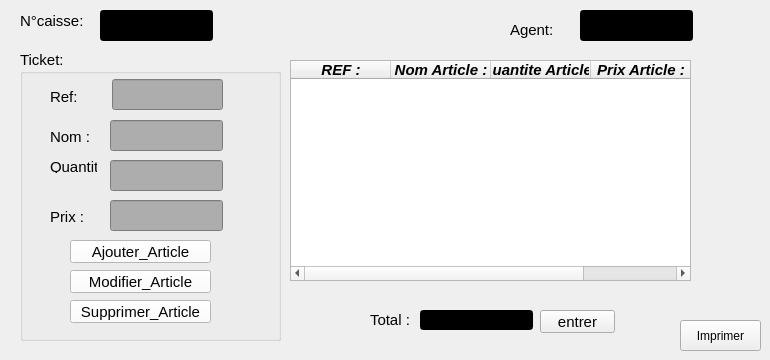
      <widget class="QWidget" name="tab_7">
       <attribute name="title">
        <string>Ajouter</string>
       </attribute>
       <widget class="QGroupBox" name="groupBox">
        <property name="geometry">
         <rect>
          <x>20</x>
          <y>50</y>
          <width>261</width>
          <height>291</height>
         </rect>
        </property>
        <property name="font">
         <font>
          <pointsize>11</pointsize>
          <weight>50</weight>
          <bold>false</bold>
         </font>
        </property>
        <property name="whatsThis">
         <string>&lt;html&gt;&lt;head/&gt;&lt;body&gt;&lt;p align=&quot;center&quot;&gt;&lt;br/&gt;&lt;/p&gt;&lt;/body&gt;&lt;/html&gt;</string>
        </property>
        <property name="autoFillBackground">
         <bool>false</bool>
        </property>
        <property name="styleSheet">
         <string notr="true"/>
        </property>
        <property name="title">
         <string>Ticket:</string>
        </property>
        <widget class="QLabel" name="label_23">
         <property name="geometry">
          <rect>
           <x>30</x>
           <y>40</y>
           <width>47</width>
           <height>13</height>
          </rect>
         </property>
         <property name="font">
          <font>
           <pointsize>11</pointsize>
           <weight>50</weight>
           <bold>false</bold>
          </font>
         </property>
         <property name="text">
          <string>Ref:</string>
         </property>
        </widget>
        <widget class="QLineEdit" name="Ref">
         <property name="geometry">
          <rect>
           <x>92</x>
           <y>29</y>
           <width>111</width>
           <height>31</height>
          </rect>
         </property>
         <property name="font">
          <font>
           <pointsize>11</pointsize>
           <weight>50</weight>
           <bold>false</bold>
          </font>
         </property>
         <property name="styleSheet">
          <string notr="true">background-color: rgb(173, 173, 173);
color: rgb(255, 255, 255);</string>
         </property>
        </widget>
        <widget class="QLabel" name="label_24">
         <property name="geometry">
          <rect>
           <x>30</x>
           <y>80</y>
           <width>47</width>
           <height>13</height>
          </rect>
         </property>
         <property name="font">
          <font>
           <pointsize>11</pointsize>
           <weight>50</weight>
           <bold>false</bold>
          </font>
         </property>
         <property name="text">
          <string>Nom :</string>
         </property>
        </widget>
        <widget class="QLineEdit" name="Nomp">
         <property name="geometry">
          <rect>
           <x>90</x>
           <y>70</y>
           <width>113</width>
           <height>31</height>
          </rect>
         </property>
         <property name="font">
          <font>
           <pointsize>11</pointsize>
           <weight>50</weight>
           <bold>false</bold>
          </font>
         </property>
         <property name="styleSheet">
          <string notr="true">background-color: rgb(173, 173, 173);
color: rgb(255, 255, 255);</string>
         </property>
        </widget>
        <widget class="QLabel" name="label_25">
         <property name="geometry">
          <rect>
           <x>30</x>
           <y>110</y>
           <width>47</width>
           <height>13</height>
          </rect>
         </property>
         <property name="font">
          <font>
           <pointsize>11</pointsize>
           <weight>50</weight>
           <bold>false</bold>
          </font>
         </property>
         <property name="text">
          <string>Quantite:</string>
         </property>
        </widget>
        <widget class="QLineEdit" name="quantite">
         <property name="geometry">
          <rect>
           <x>90</x>
           <y>110</y>
           <width>113</width>
           <height>31</height>
          </rect>
         </property>
         <property name="font">
          <font>
           <pointsize>11</pointsize>
           <weight>50</weight>
           <bold>false</bold>
          </font>
         </property>
         <property name="styleSheet">
          <string notr="true">background-color: rgb(173, 173, 173);
color: rgb(255, 255, 255);</string>
         </property>
        </widget>
        <widget class="QLabel" name="label_26">
         <property name="geometry">
          <rect>
           <x>30</x>
           <y>160</y>
           <width>47</width>
           <height>13</height>
          </rect>
         </property>
         <property name="font">
          <font>
           <pointsize>11</pointsize>
           <weight>50</weight>
           <bold>false</bold>
          </font>
         </property>
         <property name="text">
          <string>Prix :</string>
         </property>
        </widget>
        <widget class="QLineEdit" name="prix">
         <property name="geometry">
          <rect>
           <x>90</x>
           <y>150</y>
           <width>113</width>
           <height>31</height>
          </rect>
         </property>
         <property name="font">
          <font>
           <pointsize>11</pointsize>
           <weight>50</weight>
           <bold>false</bold>
          </font>
         </property>
         <property name="styleSheet">
          <string notr="true">background-color: rgb(173, 173, 173);
color: rgb(255, 255, 255);</string>
         </property>
        </widget>
        <widget class="QPushButton" name="pushButton_5">
         <property name="geometry">
          <rect>
           <x>50</x>
           <y>190</y>
           <width>141</width>
           <height>23</height>
          </rect>
         </property>
         <property name="font">
          <font>
           <pointsize>11</pointsize>
           <weight>50</weight>
           <bold>false</bold>
          </font>
         </property>
         <property name="styleSheet">
          <string notr="true">background-color: rgb(255, 255, 255);</string>
         </property>
         <property name="text">
          <string>Ajouter_Article</string>
         </property>
        </widget>
        <widget class="QPushButton" name="pushButton_10">
         <property name="geometry">
          <rect>
           <x>50</x>
           <y>250</y>
           <width>141</width>
           <height>23</height>
          </rect>
         </property>
         <property name="font">
          <font>
           <pointsize>11</pointsize>
           <weight>50</weight>
           <bold>false</bold>
          </font>
         </property>
         <property name="styleSheet">
          <string notr="true">background-color: rgb(255, 255, 255);</string>
         </property>
         <property name="text">
          <string>Supprimer_Article</string>
         </property>
        </widget>
        <widget class="QPushButton" name="pushButton_6">
         <property name="geometry">
          <rect>
           <x>50</x>
           <y>220</y>
           <width>141</width>
           <height>23</height>
          </rect>
         </property>
         <property name="font">
          <font>
           <pointsize>11</pointsize>
           <weight>50</weight>
           <bold>false</bold>
          </font>
         </property>
         <property name="styleSheet">
          <string notr="true">background-color: rgb(255, 255, 255);</string>
         </property>
         <property name="text">
          <string>Modifier_Article</string>
         </property>
        </widget>
       </widget>
       <widget class="QPushButton" name="pushButton_4">
        <property name="geometry">
         <rect>
          <x>540</x>
          <y>310</y>
          <width>75</width>
          <height>23</height>
         </rect>
        </property>
        <property name="font">
         <font>
          <pointsize>11</pointsize>
          <weight>50</weight>
          <bold>false</bold>
         </font>
        </property>
        <property name="styleSheet">
         <string notr="true">color: rgb(0, 0, 0);</string>
        </property>
        <property name="text">
         <string>entrer</string>
        </property>
       </widget>
       <widget class="QLabel" name="label_6">
        <property name="geometry">
         <rect>
          <x>20</x>
          <y>10</y>
          <width>91</width>
          <height>21</height>
         </rect>
        </property>
        <property name="font">
         <font>
          <pointsize>11</pointsize>
          <weight>50</weight>
          <bold>false</bold>
         </font>
        </property>
        <property name="styleSheet">
         <string notr="true">color: rgb(0, 0, 0);</string>
        </property>
        <property name="text">
         <string>N°caisse:</string>
        </property>
       </widget>
       <widget class="QLineEdit" name="lineEdit_caisse">
        <property name="geometry">
         <rect>
          <x>100</x>
          <y>10</y>
          <width>113</width>
          <height>31</height>
         </rect>
        </property>
        <property name="font">
         <font>
          <pointsize>11</pointsize>
          <weight>50</weight>
          <bold>false</bold>
         </font>
        </property>
        <property name="styleSheet">
         <string notr="true">background-color: rgb(0, 0, 0);
color: rgb(255, 255, 255);</string>
        </property>
       </widget>
       <widget class="QLabel" name="label_7">
        <property name="geometry">
         <rect>
          <x>510</x>
          <y>20</y>
          <width>61</width>
          <height>20</height>
         </rect>
        </property>
        <property name="font">
         <font>
          <pointsize>11</pointsize>
          <weight>50</weight>
          <bold>false</bold>
         </font>
        </property>
        <property name="styleSheet">
         <string notr="true">color: rgb(0, 0, 0);</string>
        </property>
        <property name="text">
         <string>Agent:</string>
        </property>
       </widget>
       <widget class="QLineEdit" name="lineEdit_agent">
        <property name="geometry">
         <rect>
          <x>580</x>
          <y>10</y>
          <width>113</width>
          <height>31</height>
         </rect>
        </property>
        <property name="font">
         <font>
          <pointsize>11</pointsize>
          <weight>50</weight>
          <bold>false</bold>
         </font>
        </property>
        <property name="styleSheet">
         <string notr="true">background-color: rgb(0, 0, 0);
color: rgb(255, 255, 255);</string>
        </property>
       </widget>
       <widget class="QLabel" name="label_9">
        <property name="geometry">
         <rect>
          <x>370</x>
          <y>310</y>
          <width>41</width>
          <height>20</height>
         </rect>
        </property>
        <property name="font">
         <font>
          <pointsize>11</pointsize>
          <weight>50</weight>
          <bold>false</bold>
         </font>
        </property>
        <property name="styleSheet">
         <string notr="true">color: rgb(0, 0, 0);</string>
        </property>
        <property name="text">
         <string>Total :</string>
        </property>
       </widget>
       <widget class="QLineEdit" name="lineEdit_total">
        <property name="geometry">
         <rect>
          <x>420</x>
          <y>310</y>
          <width>113</width>
          <height>20</height>
         </rect>
        </property>
        <property name="font">
         <font>
          <pointsize>11</pointsize>
          <weight>50</weight>
          <bold>false</bold>
         </font>
        </property>
        <property name="styleSheet">
         <string notr="true">background-color: rgb(0, 0, 0);
color: rgb(255, 255, 255);</string>
        </property>
       </widget>
       <widget class="QTableWidget" name="Monticket">
        <property name="geometry">
         <rect>
          <x>290</x>
          <y>60</y>
          <width>401</width>
          <height>221</height>
         </rect>
        </property>
        <property name="font">
         <font>
          <pointsize>11</pointsize>
          <weight>50</weight>
          <bold>false</bold>
         </font>
        </property>
        <property name="styleSheet">
         <string notr="true"/>
        </property>
        <column>
         <property name="text">
          <string>REF :</string>
         </property>
         <property name="font">
          <font>
           <weight>75</weight>
           <italic>true</italic>
           <bold>true</bold>
           <underline>false</underline>
          </font>
         </property>
         <property name="background">
          <color>
           <red>170</red>
           <green>170</green>
           <blue>255</blue>
          </color>
         </property>
        </column>
        <column>
         <property name="text">
          <string>Nom Article :</string>
         </property>
         <property name="font">
          <font>
           <weight>75</weight>
           <italic>true</italic>
           <bold>true</bold>
          </font>
         </property>
         <property name="background">
          <color>
           <red>170</red>
           <green>170</green>
           <blue>255</blue>
          </color>
         </property>
        </column>
        <column>
         <property name="text">
          <string>Quantite Article :</string>
         </property>
         <property name="font">
          <font>
           <weight>75</weight>
           <italic>true</italic>
           <bold>true</bold>
          </font>
         </property>
         <property name="background">
          <color>
           <red>170</red>
           <green>170</green>
           <blue>255</blue>
          </color>
         </property>
        </column>
        <column>
         <property name="text">
          <string>Prix Article :</string>
         </property>
         <property name="font">
          <font>
           <weight>75</weight>
           <italic>true</italic>
           <bold>true</bold>
          </font>
         </property>
         <property name="background">
          <color>
           <red>170</red>
           <green>170</green>
           <blue>255</blue>
          </color>
         </property>
        </column>
       </widget>
       <widget class="QPushButton" name="pushButton_7">
        <property name="geometry">
         <rect>
          <x>680</x>
          <y>320</y>
          <width>81</width>
          <height>31</height>
         </rect>
        </property>
        <property name="text">
         <string>Imprimer</string>
        </property>
       </widget>
       <zorder>pushButton_4</zorder>
       <zorder>label_7</zorder>
       <zorder>lineEdit_agent</zorder>
       <zorder>label_9</zorder>
       <zorder>lineEdit_total</zorder>
       <zorder>groupBox</zorder>
       <zorder>Monticket</zorder>
       <zorder>label_6</zorder>
       <zorder>lineEdit_caisse</zorder>
       <zorder>pushButton_7</zorder>
      </widget>
